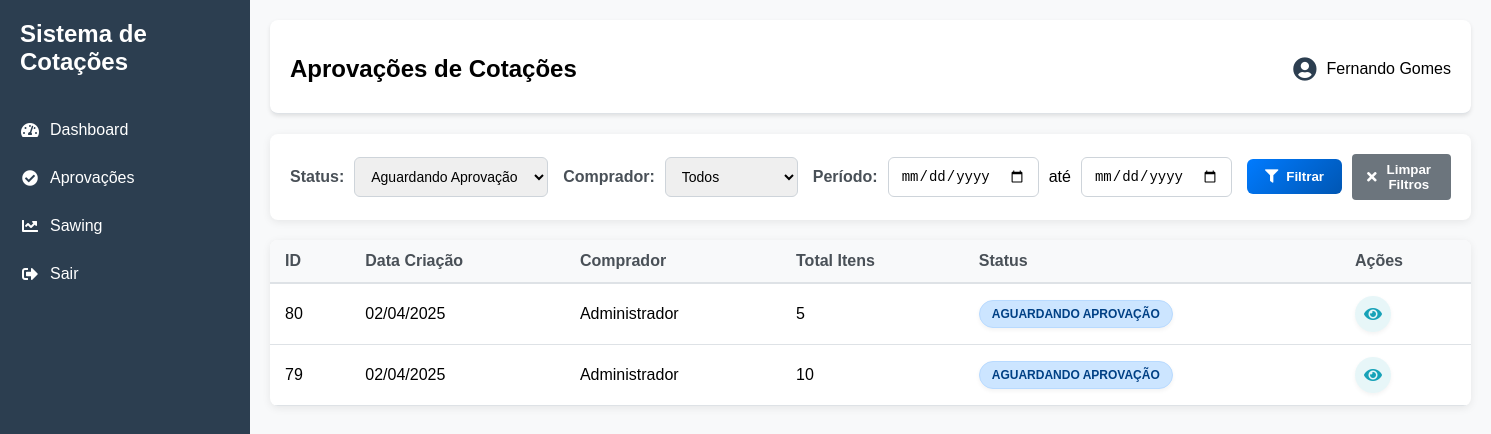
/aprovacoes.php (signed in), run on the app's committed database.
### tables this page shows
CREATE TABLE `cotacoes` (
  `id` int(11) NOT NULL,
  `usuario_id` int(11) DEFAULT NULL,
  `data_criacao` datetime DEFAULT current_timestamp(),
  `status` enum('pendente','aguardando_aprovacao','aprovado','rejeitado','renegociacao') NOT NULL DEFAULT 'pendente',
  `prazo_pagamento` varchar(50) DEFAULT NULL,
  `observacoes` text DEFAULT NULL,
  `motivo_rejeicao` text DEFAULT NULL,
  `motivo_renegociacao` text DEFAULT NULL,
  `motivo_aprovacao` text DEFAULT NULL,
  `data_aprovacao` datetime DEFAULT NULL
);

CREATE TABLE `usuarios` (
  `id` int(11) NOT NULL,
  `nome` varchar(100) DEFAULT NULL,
  `email` varchar(100) DEFAULT NULL,
  `senha` varchar(255) DEFAULT NULL,
  `tipo` enum('gerencia','admin','comprador') NOT NULL,
  `data_cadastro` datetime DEFAULT current_timestamp(),
  `status` tinyint(1) NOT NULL DEFAULT 1
);

### aprovacoes.php (the view, shortened to what this page needs)
<?php
$conn = conectarDB();
$query = "SELECT
    c.id,
    c.data_criacao,
    c.status,
    c.usuario_id,
    u.nome as usuario_nome,
    COUNT(i.id) as total_itens,
    SUM(i.quantidade * (i.valor_unitario + (i.valor_unitario * i.difal / 100))) + COALESCE(SUM(i.frete), 0) as valor_total
FROM cotacoes c
JOIN usuarios u ON c.usuario_id = u.id
LEFT JOIN itens_cotacao i ON c.id = i.cotacao_id
GROUP BY c.id, c.data_criacao, c.status, c.usuario_id, u.nome
ORDER BY
    CASE
        WHEN c.status = 'aguardando_aprovacao' THEN 1
        WHEN c.status = 'pendente' THEN 2
        WHEN c.status = 'aprovado' THEN 3
        WHEN c.status = 'rejeitado' THEN 4
        ELSE 5
    END,
    c.data_criacao DESC";
$cotacoes = $conn->query($query)->fetchAll(PDO::FETCH_ASSOC);
?>
<!DOCTYPE html>
<html lang="pt-BR">
<head>
    <link rel="stylesheet" href="assets/css/style.css">
    <link rel="stylesheet" href="assets/css/aprovacoes.css">
    <link rel="stylesheet" href="https://cdnjs.cloudflare.com/ajax/libs/font-awesome/5.15.4/css/all.min.css">
</head>
<body>
    <div class="dashboard-container">
        <?php include 'includes/sidebar.php'; ?>
        <div class="main-content">
            <header class="top-bar">
                <h2>Aprovações de Cotações</h2>
                <div class="user-info">
                    <i class="fas fa-user-circle"></i>
                    <span><?php echo $_SESSION['usuario']['nome']; ?></span>
                </div>
            </header>
            <div class="filtros">
                <div class="filtro-grupo">
                    <label>Status:</label>
                    <select id="filtro-status">
                        <option value="aguardando_aprovacao" selected>Aguardando Aprovação</option>
                    </select>
                </div>
                <div class="filtro-grupo">
                    <label>Comprador:</label>
                    <select id="filtro-comprador">
                        <option value="">Todos</option>
                    </select>
                </div>
                <div class="filtro-grupo">
                    <label>Período:</label>
                    <input type="date" id="filtro-data-inicio">
                    <span>até</span>
                    <input type="date" id="filtro-data-fim">
                </div>
                <div class="filtro-botoes">
                    <button id="btn-filtrar" class="btn-filtrar">
                        <i class="fas fa-filter"></i> Filtrar
                    </button>
                    <button id="btn-limpar" class="btn-limpar">
                        <i class="fas fa-times"></i> Limpar Filtros
                    </button>
                </div>
            </div>
            <table id="tabela-cotacoes">
                <thead>
                    <tr>
                        <th>ID</th>
                        <th>Data Criação</th>
                        <th>Comprador</th>
                        <th>Total Itens</th>
                        <th>Status</th>
                        <th>Ações</th>
                    </tr>
                </thead>
                <tbody>
                    <?php foreach ($cotacoes as $cotacao): ?>
                    <tr data-status="<?php echo $cotacao['status']; ?>" data-usuario="<?php echo $cotacao['usuario_id']; ?>">
                        <td><?php echo $cotacao['id']; ?></td>
                        <td><?php echo date('d/m/Y', strtotime($cotacao['data_criacao'])); ?></td>
                        <td><?php echo htmlspecialchars($cotacao['usuario_nome']); ?></td>
                        <td><?php echo $cotacao['total_itens']; ?></td>
                        <td>
                            <span class="status-badge <?php echo $cotacao['status']; ?>">
                                <?php
                                    $status_texto = [
                                        'pendente' => 'Pendente',
                                        'aguardando_aprovacao' => 'Aguardando Aprovação',
                                        'aprovado' => 'Aprovado',
                                        'rejeitado' => 'Rejeitado',
                                        'renegociacao' => 'Em Renegociação'
                                    ];
                                    echo $status_texto[$cotacao['status']] ?? ucfirst($cotacao['status']);
                                ?>
                            </span>
                        </td>
                        <td class="acoes">
                            <button class="btn-acao btn-visualizar" onclick="analisarCotacao(<?php echo $cotacao['id']; ?>)">
                                <i class="fas fa-eye"></i>
                            </button>
                        </td>
                    </tr>
                    <?php endforeach; ?>
                </tbody>
            </table>
        </div>
    </div>
    <?php include 'includes/modal_aprovacoes.php'; ?>
</body>
</html>

### assets/css/style.css (style rules this page uses)
body { margin: 0; font-family: Arial, sans-serif; background: #f0f2f5; }
.dashboard-container { display: flex; min-height: 100vh; }
.main-content { flex: 1; margin-left: 250px; padding: 20px; }
.top-bar { display: flex; justify-content: space-between; align-items: center; margin-bottom: 30px; background: white; padding: 15px 20px; border-radius: 8px; box-shadow: 0 2px 4px rgba(0,0,0,0.1); }
.user-info { display: flex; align-items: center; gap: 10px; }
.user-info i { font-size: 1.5em; color: #2c3e50; }
table { width: 100%; border-collapse: collapse; background: white; border-radius: 8px; overflow: hidden; box-shadow: 0 2px 4px rgba(0,0,0,0.1); }
th, td { padding: 12px 15px; text-align: left; border-bottom: 1px solid #ddd; }
th { background: #f8f9fa; font-weight: 600; }
.status-badge { padding: 5px 10px; border-radius: 15px; font-size: 0.85em; }

### assets/css/aprovacoes.css (style rules this page uses)
.dashboard-container { display: flex; min-height: 100vh; }
.main-content { flex: 1; padding: 20px; background-color: #f8f9fa; }
.top-bar { display: flex; justify-content: space-between; align-items: center; margin-bottom: 20px; padding-bottom: 10px; border-bottom: 1px solid #dee2e6; }
.filtros { display: flex; gap: 15px; margin-bottom: 20px; padding: 20px; background-color: #fff; border-radius: 8px; box-shadow: 0 2px 8px rgba(0,0,0,0.08); }
.filtro-grupo { display: flex; align-items: center; gap: 10px; }
.filtro-grupo label { font-weight: 600; color: #495057; }
.filtro-grupo select, .filtro-grupo input { padding: 10px 12px; border: 1px solid #ced4da; border-radius: 6px; font-size: 14px; transition: border-color 0.2s, box-shadow 0.2s; }
.btn-filtrar { background: linear-gradient(135deg, #007bff, #0056b3); color: white; border: none; padding: 10px 18px; border-radius: 6px; cursor: pointer; display: flex; align-items: center; gap: 8px; font-weight: 600; transition: all 0.2s; }
.filtro-botoes { display: flex; gap: 10px; align-items: center; }
.btn-limpar { background: linear-gradient(135deg, #6c757d, #495057); color: white; border: none; padding: 10px 18px; border-radius: 6px; cursor: pointer; display: flex; align-items: center; gap: 8px; font-weight: 600; transition: all 0.2s; }
.btn-limpar i { font-size: 14px; }
.btn-limpar { background: #6c757d; color: white; border: none; padding: 8px 15px; border-radius: 4px; cursor: pointer; display: flex; align-items: center; gap: 5px; transition: background-color 0.3s; }
table { width: 100%; border-collapse: collapse; background-color: #fff; box-shadow: 0 2px 8px rgba(0,0,0,0.08); border-radius: 8px; overflow: hidden; margin-bottom: 20px; }
th, td { padding: 12px 15px; text-align: left; border-bottom: 1px solid #dee2e6; }
th { background-color: #f8f9fa; font-weight: 600; color: #495057; border-bottom: 2px solid #dee2e6; }
.status-badge { display: inline-block; padding: 6px 12px; border-radius: 20px; font-size: 12px; font-weight: 600; text-transform: uppercase; box-shadow: 0 2px 4px rgba(0,0,0,0.05); }
.aguardando_aprovacao { background-color: #cce5ff; color: #004085; border: 1px solid #b8daff; }
.acoes { display: flex; gap: 8px; white-space: nowrap; }
.btn-acao { border: none; background: none; cursor: pointer; font-size: 16px; width: 36px; height: 36px; border-radius: 50%; display: flex; align-items: center; justify-content: center; transition: all 0.3s ease; box-shadow: 0 2px 4px rgba(0,0,0,0.05); }
.btn-visualizar { color: #17a2b8; background-color: rgba(23, 162, 184, 0.1); }

### data on the page
cotacoes: id "80", data_criacao "02/04/2025", usuario.nome "Administrador", total_itens "5", status "AGUARDANDO APROVAÇÃO"
cotacoes: id "79", data_criacao "02/04/2025", usuario.nome "Administrador", total_itens "10", status "AGUARDANDO APROVAÇÃO"

### other printed values
$_SESSION['usuario']['nome'] "Fernando Gomes"
